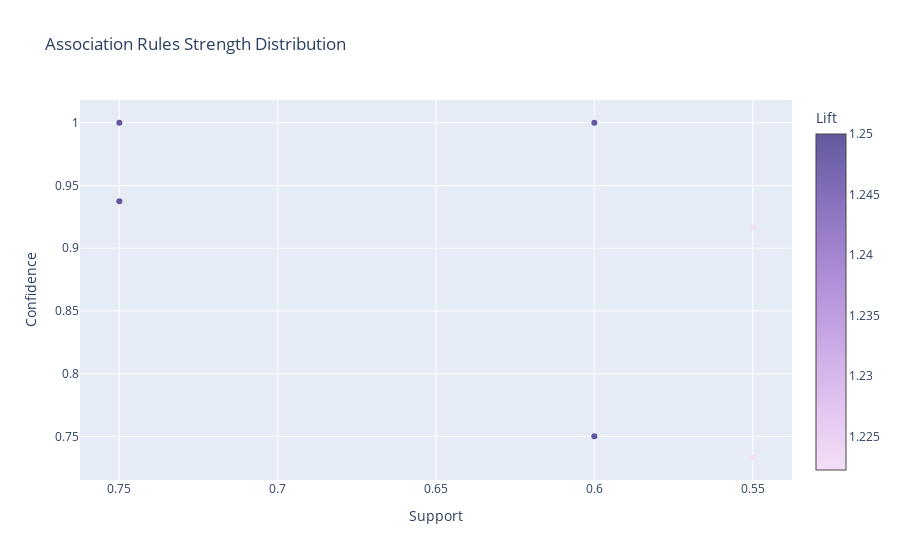

The cell this chart's notebook holds for it:
### Code cell
PyARMViz.metadata_scatter_plot(rules=rules)
print()

### Figure 1 — Plotly figure (JSON) as saved in the notebook; plotly's stock layout.template omitted (floating-point values rounded to 4 significant figures)
{"data": [{"marker": {"color": [1.222, 1.222, 1.25, 1.25, 1.25, 1.25], "colorbar": {"title": {"text": "Lift"}}, "colorscale": [[0, "rgb(243, 224, 247)"], [0.1667, "rgb(228, 199, 241)"], [0.3333, "rgb(209, 175, 232)"], [0.5, "rgb(185, 152, 221)"], [0.6667, "rgb(159, 130, 206)"], [0.8333, "rgb(130, 109, 186)"], [1, "rgb(99, 88, 159)"]]}, "mode": "markers", "text": ["('Шоколад',) => ('Чизкейк',), Lift: 1.2222222222222223", "('Чизкейк',) => ('Шоколад',), Lift: 1.2222222222222223", "('Эклер',) => ('Чизкейк',), Lift: 1.25", "('Чизкейк',) => ('Эклер',), Lift: 1.25", "('Эклер',) => ('Шоколад',), Lift: 1.25", "('Шоколад',) => ('Эклер',), Lift: 1.25"], "type": "scatter", "x": [0.55, 0.55, 0.6, 0.6, 0.75, 0.75], "y": [0.7333, 0.9167, 0.75, 1, 0.9375, 1]}], "layout": {"title": {"text": "Association Rules Strength Distribution"}, "xaxis": {"autorange": "reversed", "title": {"text": "Support"}}, "yaxis": {"title": {"text": "Confidence"}}}}
